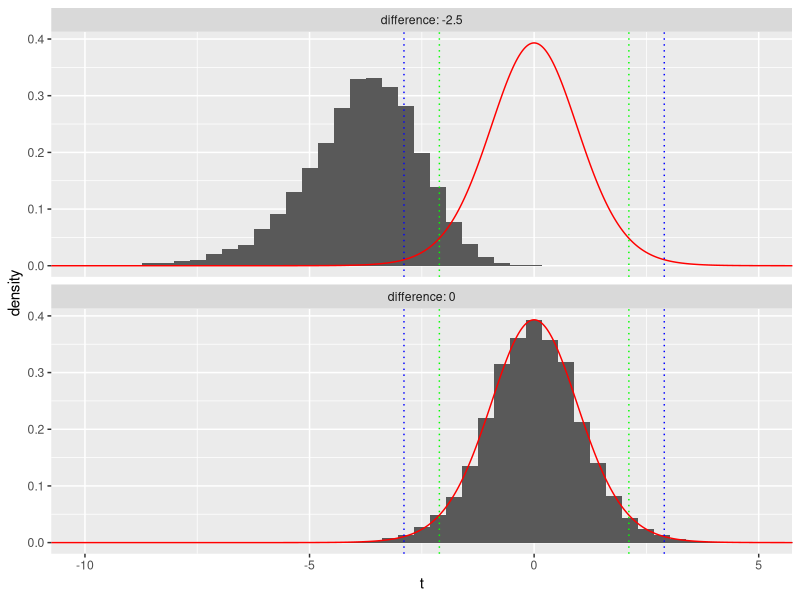

Source code (R):
### 正規母集団の平均の差に対する仮説検定(一般の場合)
## 以下パラメータは適宜設定すること
set.seed(123) # 乱数の初期値の設定
mu1 <- 5
mu2 <- 7.5
sigma1 <- 1
sigma2 <- 2
m <- 8
n <- 12
## 帰無仮説が正しい場合
x <- rnorm(m, mean = mu1, sd = sigma1) 
y <- rnorm(n, mean = mu1, sd = sigma2) 
t.test(x, y) # ウェルチのt検定を実行
## 帰無仮説が誤りの場合
x <- rnorm(m, mean = mu1, sd = sigma1) 
y <- rnorm(n, mean = mu2, sd = sigma2) 
t.test(x, y) # ウェルチのt検定を実行
## 実験を繰り返した場合の検定の棄却率の確認
mytest <- function(m, n, mu1, mu2, sigma1, sigma2){ 
  
  x <- rnorm(m, mean = mu1, sd = sigma1) 
  y <- rnorm(n, mean = mu2, sd = sigma2) 
  res <- t.test(x, y) # Welchのt検定を実行
  t.val <- res$statistic # 検定統計量の値
  p.val <- res$p.value # p値
  
  return(c(t.val, p.val))
}
MC <- 10000 # 実験回数
## 帰無仮説が正しい場合にMC回検定を実行
result <- replicate(MC, mytest(m, n, mu1, mu1, sigma1, sigma2)) 
t1 <- result[1, ] # 検定統計量の値
p1 <- result[2, ] # p値
mean(p1 < 0.05) # 有意水準5%で棄却された実験の割合
mean(p1 < 0.01) # 有意水準1%で棄却された実験の割合
## 帰無仮説が誤りの場合にMC回検定を実行
result <- replicate(MC, mytest(m, n, mu1, mu2, sigma1, sigma2)) 
t2 <- result[1, ] # 検定統計量の値
p2 <- result[2, ] # p値
mean(p2 < 0.05) # 有意水準5%で棄却された実験の割合
mean(p2 < 0.01) # 有意水準1%で棄却された実験の割合
## 検定統計量のヒストグラム
library(ggplot2)
dat <- data.frame(t = c(t1, t2), # 検定統計量
                  difference = c(rep(0, MC), 
                                 rep(mu1 - mu2, MC))) # 対応する平均の差
## 帰無分布の自由度の理論値を計算しておく
a <- sigma1^2/m
b <- sigma2^2/n
nu <- (a + b)^2/(a^2/(m-1) + b^2/(n-1)) # 自由度の理論値
## グラフの描画
ggplot(dat) +
  geom_histogram(aes(t, after_stat(density)), bins = 50) +
  # x軸の範囲を-10<=x<=5にズーム
  coord_cartesian(xlim = c(-10, 5)) +
  ## 平均の差ごとに分けて描画  
  facet_wrap(~ difference, nrow = 2,
             labeller = labeller(difference = label_both)) +
  ## 帰無分布の密度関数の上書き
  stat_function(fun = \(x) dt(x, df = nu), color = "red",
                n = 1001) +
  ## 棄却域の可視化(有意水準5%)
  geom_vline(aes(xintercept = qt(0.975, df = nu)),
             color = "green", lty = "dotted") +
  geom_vline(aes(xintercept = -qt(0.975, df = nu)),
             color = "green", lty = "dotted") +
  ## 棄却域の可視化(有意水準1%)
  geom_vline(aes(xintercept = qt(0.995, df = nu)),
             color = "blue", lty = "dotted") +
  geom_vline(aes(xintercept = -qt(0.995, df = nu)),
             color = "blue", lty = "dotted")
